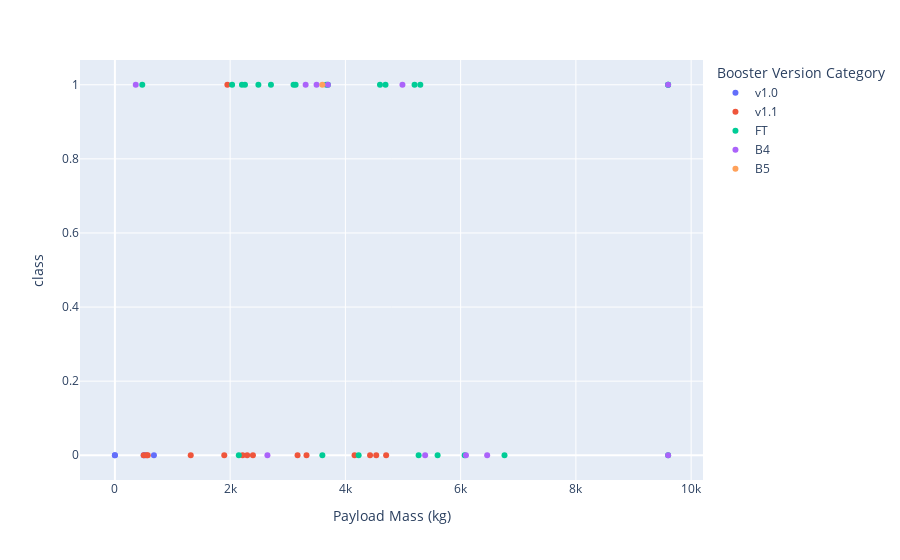

Notebook cell for this chart:
### Code cell
sca_fig = px.scatter(spacex_df, x="Payload Mass (kg)", y="class", color="Booster Version Category")
sca_fig.show()

### Figure 1 — Plotly figure (JSON) as saved in the notebook; plotly's stock layout.template omitted (floating-point values rounded to 4 significant figures)
{"data": [{"hovertemplate": "Booster Version Category=v1.0<br>Payload Mass (kg)=%{x}<br>class=%{y}<extra></extra>", "legendgroup": "v1.0", "marker": {"color": "#636efa", "symbol": "circle"}, "mode": "markers", "name": "v1.0", "orientation": "v", "showlegend": true, "type": "scatter", "x": [0, 0, 525, 500, 677], "xaxis": "x", "y": [0, 0, 0, 0, 0], "yaxis": "y"}, {"hovertemplate": "Booster Version Category=v1.1<br>Payload Mass (kg)=%{x}<br>class=%{y}<extra></extra>", "legendgroup": "v1.1", "marker": {"color": "#EF553B", "symbol": "circle"}, "mode": "markers", "name": "v1.1", "orientation": "v", "showlegend": true, "type": "scatter", "x": [3170, 3325, 2296, 1316, 4535, 4428, 2216, 2395, 570, 4159, 1898, 4707, 1952, 500, 553], "xaxis": "x", "y": [0, 0, 0, 0, 0, 0, 0, 0, 0, 0, 0, 0, 1, 0, 0], "yaxis": "y"}, {"hovertemplate": "Booster Version Category=FT<br>Payload Mass (kg)=%{x}<br>class=%{y}<extra></extra>", "legendgroup": "FT", "marker": {"color": "#00cc96", "symbol": "circle"}, "mode": "markers", "name": "FT", "orientation": "v", "showlegend": true, "type": "scatter", "x": [2034, 5271, 3136, 4696, 3100, 3600, 2257, 4600, 9600, 9600, 475, 9600, 2150, 2490, 5600, 5300, 3697.0, 6070, 2708, 3669, 6761, 5200, 2205, 4230], "xaxis": "x", "y": [1, 0, 1, 1, 1, 0, 1, 1, 1, 1, 1, 0, 0, 1, 0, 1, 1, 0, 1, 1, 0, 1, 1, 0], "yaxis": "y"}, {"hovertemplate": "Booster Version Category=B4<br>Payload Mass (kg)=%{x}<br>class=%{y}<extra></extra>", "legendgroup": "B4", "marker": {"color": "#ab63fa", "symbol": "circle"}, "mode": "markers", "name": "B4", "orientation": "v", "showlegend": true, "type": "scatter", "x": [9600, 9600, 6460, 3310, 4990, 3500, 3697.0, 6092, 2647, 362, 5384], "xaxis": "x", "y": [1, 0, 0, 1, 1, 1, 1, 0, 0, 1, 0], "yaxis": "y"}, {"hovertemplate": "Booster Version Category=B5<br>Payload Mass (kg)=%{x}<br>class=%{y}<extra></extra>", "legendgroup": "B5", "marker": {"color": "#FFA15A", "symbol": "circle"}, "mode": "markers", "name": "B5", "orientation": "v", "showlegend": true, "type": "scatter", "x": [3600], "xaxis": "x", "y": [1], "yaxis": "y"}], "layout": {"legend": {"title": {"text": "Booster Version Category"}, "tracegroupgap": 0}, "margin": {"t": 60}, "xaxis": {"anchor": "y", "domain": [0, 1], "title": {"text": "Payload Mass (kg)"}}, "yaxis": {"anchor": "x", "domain": [0, 1], "title": {"text": "class"}}}}
